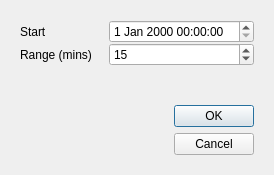
<?xml version="1.0" encoding="UTF-8"?>
<ui version="4.0">
 <class>GoToDialog</class>
 <widget class="QDialog" name="GoToDialog">
  <property name="windowModality">
   <enum>Qt::ApplicationModal</enum>
  </property>
  <property name="geometry">
   <rect>
    <x>0</x>
    <y>0</y>
    <width>274</width>
    <height>175</height>
   </rect>
  </property>
  <property name="sizePolicy">
   <sizepolicy hsizetype="MinimumExpanding" vsizetype="MinimumExpanding">
    <horstretch>4</horstretch>
    <verstretch>4</verstretch>
   </sizepolicy>
  </property>
  <property name="windowTitle">
   <string>Go To</string>
  </property>
  <property name="sizeGripEnabled">
   <bool>false</bool>
  </property>
  <property name="modal">
   <bool>true</bool>
  </property>
  <layout class="QHBoxLayout" name="horizontalLayout_2">
   <item>
    <widget class="QWidget" name="widget" native="true">
     <property name="sizePolicy">
      <sizepolicy hsizetype="Expanding" vsizetype="Expanding">
       <horstretch>0</horstretch>
       <verstretch>0</verstretch>
      </sizepolicy>
     </property>
     <layout class="QHBoxLayout" name="horizontalLayout">
      <property name="spacing">
       <number>0</number>
      </property>
      <item>
       <layout class="QGridLayout" name="gridLayout" rowstretch="0,0,0,0" columnstretch="1,1,1,5">
        <property name="sizeConstraint">
         <enum>QLayout::SetMinimumSize</enum>
        </property>
        <item row="3" column="3">
         <widget class="QDialogButtonBox" name="buttonBox">
          <property name="sizeIncrement">
           <size>
            <width>4</width>
            <height>0</height>
           </size>
          </property>
          <property name="orientation">
           <enum>Qt::Vertical</enum>
          </property>
          <property name="standardButtons">
           <set>QDialogButtonBox::Cancel|QDialogButtonBox::Ok</set>
          </property>
         </widget>
        </item>
        <item row="2" column="2">
         <spacer name="verticalSpacer">
          <property name="orientation">
           <enum>Qt::Vertical</enum>
          </property>
          <property name="sizeType">
           <enum>QSizePolicy::MinimumExpanding</enum>
          </property>
          <property name="sizeHint" stdset="0">
           <size>
            <width>20</width>
            <height>10</height>
           </size>
          </property>
         </spacer>
        </item>
        <item row="1" column="0">
         <widget class="QLabel" name="label_2">
          <property name="text">
           <string>Range (mins)</string>
          </property>
         </widget>
        </item>
        <item row="0" column="0">
         <widget class="QLabel" name="label">
          <property name="text">
           <string>Start</string>
          </property>
         </widget>
        </item>
        <item row="0" column="1">
         <spacer name="horizontalSpacer">
          <property name="orientation">
           <enum>Qt::Horizontal</enum>
          </property>
          <property name="sizeType">
           <enum>QSizePolicy::MinimumExpanding</enum>
          </property>
          <property name="sizeHint" stdset="0">
           <size>
            <width>12</width>
            <height>20</height>
           </size>
          </property>
         </spacer>
        </item>
        <item row="0" column="2" colspan="2">
         <widget class="QDateTimeEdit" name="startDTEdit">
          <property name="sizePolicy">
           <sizepolicy hsizetype="Expanding" vsizetype="Preferred">
            <horstretch>0</horstretch>
            <verstretch>0</verstretch>
           </sizepolicy>
          </property>
          <property name="minimumDateTime">
           <datetime>
            <hour>0</hour>
            <minute>0</minute>
            <second>0</second>
            <year>2000</year>
            <month>1</month>
            <day>1</day>
           </datetime>
          </property>
          <property name="currentSection">
           <enum>QDateTimeEdit::MinuteSection</enum>
          </property>
         </widget>
        </item>
        <item row="1" column="2" colspan="2">
         <widget class="QSpinBox" name="rangeSpinBox">
          <property name="sizePolicy">
           <sizepolicy hsizetype="Expanding" vsizetype="Fixed">
            <horstretch>0</horstretch>
            <verstretch>0</verstretch>
           </sizepolicy>
          </property>
          <property name="minimum">
           <number>1</number>
          </property>
          <property name="maximum">
           <number>1400</number>
          </property>
          <property name="value">
           <number>15</number>
          </property>
         </widget>
        </item>
       </layout>
      </item>
     </layout>
    </widget>
   </item>
  </layout>
 </widget>
 <resources/>
 <connections>
  <connection>
   <sender>buttonBox</sender>
   <signal>rejected()</signal>
   <receiver>GoToDialog</receiver>
   <slot>reject()</slot>
   <hints>
    <hint type="sourcelabel">
     <x>316</x>
     <y>260</y>
    </hint>
    <hint type="destinationlabel">
     <x>286</x>
     <y>274</y>
    </hint>
   </hints>
  </connection>
  <connection>
   <sender>buttonBox</sender>
   <signal>accepted()</signal>
   <receiver>GoToDialog</receiver>
   <slot>accept()</slot>
   <hints>
    <hint type="sourcelabel">
     <x>248</x>
     <y>254</y>
    </hint>
    <hint type="destinationlabel">
     <x>157</x>
     <y>274</y>
    </hint>
   </hints>
  </connection>
 </connections>
</ui>
